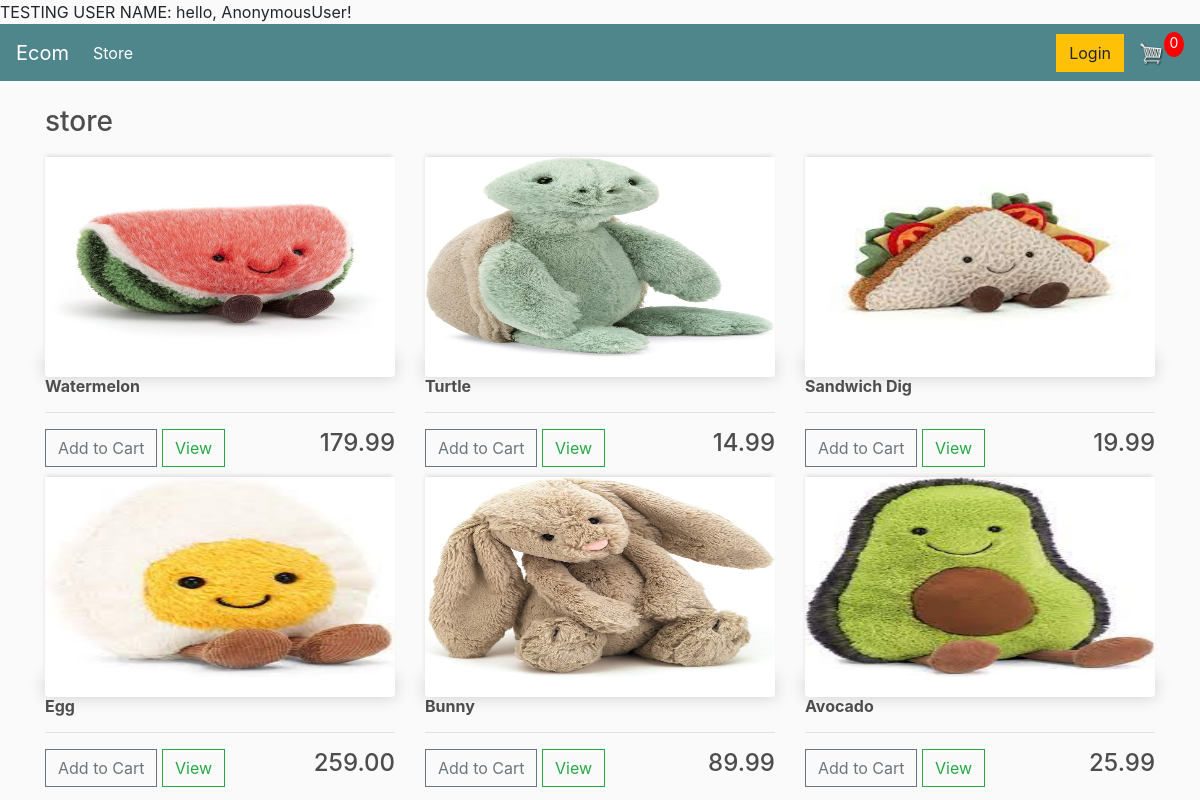
The page / on the database its author committed.
### store/models.py (models this page shows, shortened)
class Product(models.Model):
    name = models.CharField(max_length=200, null = True)
    price = models.FloatField(null = True)
    digital = models.BooleanField(default= False, null = True, blank=True) #if the item is digital that no shipping needed
    image = models.ImageField(null=True,blank=True)

### store/views.py (the view)
# urls.py: path('', store_view, name = 'store'),
def store_view(request, *args, **kwargs):
    products = Product.objects.all()
    context = {'products': products}
    checkuser=request.user
    print('checkuser:',checkuser)
    return render(request,'store/store.html',context)

### store/templates/store/store.html
{% extends 'store/main.html' %}
{%  load static %}
{% block content %}
    <h3>store</h3>
    <div class="row">
    {%  for product in products %}
    <div class = 'col-lg-4'>
        <img class="thumbnail"  src = "{{product.image.url}}">
        <div class="box-element product"></div>
        <h6><strong>{{ product.name }}</strong></h6>
        <hr>
        <button data-product = "{{product.id}}" data-action = "add" class = "btn btn-outline-secondary add-btn update-cart">Add to Cart</button>
        <a class = 'btn btn-outline-success' href="#">View</a>
        <h4 style="display: inline-block; float:right" >{{ product.price |floatformat:2 }}</h4>
    </div>
{% endfor %}
    </div>
{%  endblock %}

### static/css/main.css (style rules this page uses)
body { background-color: hsl(0, 0%, 98%); }
h1,h2,h3,h4,h5,h6 { color:hsl(0, 0%, 30%); }
.box-element { box-shadow:hsl(0, 0%, 80%) 0 0 16px; background-color: #fff; border-radius: 4px; padding: 10px; }
.thumbnail { width: 100%; height: 200px; -webkit-box-shadow: -1px -3px 5px -2px rgba(214,214,214,1); -moz-box-shadow: -1px -3px 5px -2px rgba(214,214,214,1); box-shadow: -1px -3px 5px -2px rgba(214,214,214,1); }
.product { border-radius: 0 0 4px 4px; }
.col-lg-4, .col-lg-6, .col-lg-8, .col-lg-12 { margin-top: 10px; }
.btn { border-radius: 0; }

### rows shown on the page
Product: image (picture), name "Watermelon", price "179.99"
Product: image (picture), name "Turtle", price "14.99"
Product: image (picture), name "Sandwich Dig", price "19.99"
Product: image (picture), name "Egg", price "259.00"
Product: image (picture), name "Bunny", price "89.99"
Product: image (picture), name "Avocado", price "25.99"

### other values the page prints
{{ request.user }} "AnonymousUser"
